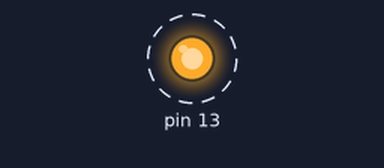
Bench run of a sketch on a simulated Arduino Uno, built with avr-gcc and run on an emulated ATmega328P. On the bench: output pins drawn as LEDs (lit = HIGH). Dashed ring = blinking.

Above: at 0.02 s.
Timing chart, 0 to 3.0 s (numbered marks = the images above):
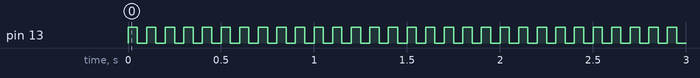

Measured:
- by itself, pin 13: alternates HIGH for 0.05 s and LOW for 0.05 s

The sketch:

blink_C.ino
```cpp
void setup() {
  DDRB |= (1 << 5);
}

void loop() {
  while (1) {
    PORTB |= 0X20;
    _delay_ms(50);
    PORTB &= ~(0X20);
    _delay_ms(50);
  }
}
```
